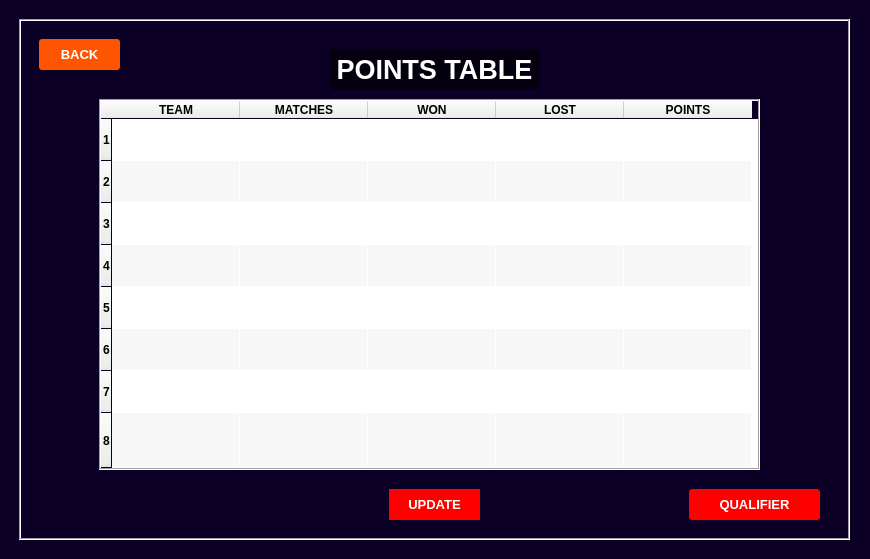
<?xml version="1.0" encoding="UTF-8"?>
<ui version="4.0">
 <class>MainWindow_PTA</class>
 <widget class="QMainWindow" name="MainWindow_PTA">
  <property name="geometry">
   <rect>
    <x>0</x>
    <y>0</y>
    <width>870</width>
    <height>559</height>
   </rect>
  </property>
  <property name="palette">
   <palette>
    <active>
     <colorrole role="Base">
      <brush brushstyle="SolidPattern">
       <color alpha="255">
        <red>255</red>
        <green>255</green>
        <blue>255</blue>
       </color>
      </brush>
     </colorrole>
     <colorrole role="Window">
      <brush brushstyle="SolidPattern">
       <color alpha="255">
        <red>12</red>
        <green>0</green>
        <blue>38</blue>
       </color>
      </brush>
     </colorrole>
    </active>
    <inactive>
     <colorrole role="Base">
      <brush brushstyle="SolidPattern">
       <color alpha="255">
        <red>255</red>
        <green>255</green>
        <blue>255</blue>
       </color>
      </brush>
     </colorrole>
     <colorrole role="Window">
      <brush brushstyle="SolidPattern">
       <color alpha="255">
        <red>12</red>
        <green>0</green>
        <blue>38</blue>
       </color>
      </brush>
     </colorrole>
    </inactive>
    <disabled>
     <colorrole role="Base">
      <brush brushstyle="SolidPattern">
       <color alpha="255">
        <red>12</red>
        <green>0</green>
        <blue>38</blue>
       </color>
      </brush>
     </colorrole>
     <colorrole role="Window">
      <brush brushstyle="SolidPattern">
       <color alpha="255">
        <red>12</red>
        <green>0</green>
        <blue>38</blue>
       </color>
      </brush>
     </colorrole>
    </disabled>
   </palette>
  </property>
  <property name="windowTitle">
   <string>MainWindow</string>
  </property>
  <widget class="QWidget" name="centralwidget">
   <widget class="QFrame" name="frame">
    <property name="geometry">
     <rect>
      <x>19</x>
      <y>19</y>
      <width>831</width>
      <height>521</height>
     </rect>
    </property>
    <property name="styleSheet">
     <string notr="true"/>
    </property>
    <property name="frameShape">
     <enum>QFrame::Box</enum>
    </property>
    <property name="frameShadow">
     <enum>QFrame::Sunken</enum>
    </property>
    <widget class="QLabel" name="label">
     <property name="geometry">
      <rect>
       <x>10</x>
       <y>10</y>
       <width>811</width>
       <height>501</height>
      </rect>
     </property>
     <property name="text">
      <string/>
     </property>
     <property name="pixmap">
      <pixmap>images/ux-design-studio-by-thence-designing-for-outcomes-not-outputs-3943.jpg</pixmap>
     </property>
     <property name="scaledContents">
      <bool>true</bool>
     </property>
     <property name="wordWrap">
      <bool>true</bool>
     </property>
    </widget>
    <widget class="QPushButton" name="pushButton_back">
     <property name="geometry">
      <rect>
       <x>20</x>
       <y>20</y>
       <width>81</width>
       <height>31</height>
      </rect>
     </property>
     <property name="palette">
      <palette>
       <active>
        <colorrole role="WindowText">
         <brush brushstyle="SolidPattern">
          <color alpha="255">
           <red>255</red>
           <green>255</green>
           <blue>255</blue>
          </color>
         </brush>
        </colorrole>
        <colorrole role="Button">
         <brush brushstyle="SolidPattern">
          <color alpha="255">
           <red>255</red>
           <green>85</green>
           <blue>0</blue>
          </color>
         </brush>
        </colorrole>
        <colorrole role="Text">
         <brush brushstyle="SolidPattern">
          <color alpha="255">
           <red>255</red>
           <green>255</green>
           <blue>255</blue>
          </color>
         </brush>
        </colorrole>
        <colorrole role="ButtonText">
         <brush brushstyle="SolidPattern">
          <color alpha="255">
           <red>255</red>
           <green>255</green>
           <blue>255</blue>
          </color>
         </brush>
        </colorrole>
        <colorrole role="Base">
         <brush brushstyle="SolidPattern">
          <color alpha="255">
           <red>255</red>
           <green>85</green>
           <blue>0</blue>
          </color>
         </brush>
        </colorrole>
        <colorrole role="Window">
         <brush brushstyle="SolidPattern">
          <color alpha="255">
           <red>255</red>
           <green>85</green>
           <blue>0</blue>
          </color>
         </brush>
        </colorrole>
       </active>
       <inactive>
        <colorrole role="WindowText">
         <brush brushstyle="SolidPattern">
          <color alpha="255">
           <red>255</red>
           <green>255</green>
           <blue>255</blue>
          </color>
         </brush>
        </colorrole>
        <colorrole role="Button">
         <brush brushstyle="SolidPattern">
          <color alpha="255">
           <red>255</red>
           <green>85</green>
           <blue>0</blue>
          </color>
         </brush>
        </colorrole>
        <colorrole role="Text">
         <brush brushstyle="SolidPattern">
          <color alpha="255">
           <red>255</red>
           <green>255</green>
           <blue>255</blue>
          </color>
         </brush>
        </colorrole>
        <colorrole role="ButtonText">
         <brush brushstyle="SolidPattern">
          <color alpha="255">
           <red>255</red>
           <green>255</green>
           <blue>255</blue>
          </color>
         </brush>
        </colorrole>
        <colorrole role="Base">
         <brush brushstyle="SolidPattern">
          <color alpha="255">
           <red>255</red>
           <green>85</green>
           <blue>0</blue>
          </color>
         </brush>
        </colorrole>
        <colorrole role="Window">
         <brush brushstyle="SolidPattern">
          <color alpha="255">
           <red>255</red>
           <green>85</green>
           <blue>0</blue>
          </color>
         </brush>
        </colorrole>
       </inactive>
       <disabled>
        <colorrole role="WindowText">
         <brush brushstyle="SolidPattern">
          <color alpha="255">
           <red>255</red>
           <green>255</green>
           <blue>255</blue>
          </color>
         </brush>
        </colorrole>
        <colorrole role="Button">
         <brush brushstyle="SolidPattern">
          <color alpha="255">
           <red>255</red>
           <green>85</green>
           <blue>0</blue>
          </color>
         </brush>
        </colorrole>
        <colorrole role="Text">
         <brush brushstyle="SolidPattern">
          <color alpha="255">
           <red>255</red>
           <green>255</green>
           <blue>255</blue>
          </color>
         </brush>
        </colorrole>
        <colorrole role="ButtonText">
         <brush brushstyle="SolidPattern">
          <color alpha="255">
           <red>255</red>
           <green>255</green>
           <blue>255</blue>
          </color>
         </brush>
        </colorrole>
        <colorrole role="Base">
         <brush brushstyle="SolidPattern">
          <color alpha="255">
           <red>255</red>
           <green>85</green>
           <blue>0</blue>
          </color>
         </brush>
        </colorrole>
        <colorrole role="Window">
         <brush brushstyle="SolidPattern">
          <color alpha="255">
           <red>255</red>
           <green>85</green>
           <blue>0</blue>
          </color>
         </brush>
        </colorrole>
       </disabled>
      </palette>
     </property>
     <property name="font">
      <font>
       <pointsize>10</pointsize>
       <weight>75</weight>
       <bold>true</bold>
      </font>
     </property>
     <property name="autoFillBackground">
      <bool>false</bool>
     </property>
     <property name="styleSheet">
      <string notr="true">QPushButton{
  border-style: outset;	
  color: rgb(255, 255, 255);
  text-shadow: 2px 2px 2px red;
  background-color: rgb(255, 85, 0);
  border-radius: 3px;
}</string>
     </property>
     <property name="text">
      <string>BACK</string>
     </property>
    </widget>
    <widget class="QLabel" name="label_16">
     <property name="geometry">
      <rect>
       <x>310</x>
       <y>30</y>
       <width>211</width>
       <height>41</height>
      </rect>
     </property>
     <property name="palette">
      <palette>
       <active>
        <colorrole role="WindowText">
         <brush brushstyle="SolidPattern">
          <color alpha="255">
           <red>255</red>
           <green>255</green>
           <blue>255</blue>
          </color>
         </brush>
        </colorrole>
        <colorrole role="Button">
         <brush brushstyle="SolidPattern">
          <color alpha="153">
           <red>0</red>
           <green>0</green>
           <blue>0</blue>
          </color>
         </brush>
        </colorrole>
        <colorrole role="Base">
         <brush brushstyle="SolidPattern">
          <color alpha="153">
           <red>0</red>
           <green>0</green>
           <blue>0</blue>
          </color>
         </brush>
        </colorrole>
        <colorrole role="Window">
         <brush brushstyle="SolidPattern">
          <color alpha="153">
           <red>0</red>
           <green>0</green>
           <blue>0</blue>
          </color>
         </brush>
        </colorrole>
       </active>
       <inactive>
        <colorrole role="WindowText">
         <brush brushstyle="SolidPattern">
          <color alpha="255">
           <red>255</red>
           <green>255</green>
           <blue>255</blue>
          </color>
         </brush>
        </colorrole>
        <colorrole role="Button">
         <brush brushstyle="SolidPattern">
          <color alpha="153">
           <red>0</red>
           <green>0</green>
           <blue>0</blue>
          </color>
         </brush>
        </colorrole>
        <colorrole role="Base">
         <brush brushstyle="SolidPattern">
          <color alpha="153">
           <red>0</red>
           <green>0</green>
           <blue>0</blue>
          </color>
         </brush>
        </colorrole>
        <colorrole role="Window">
         <brush brushstyle="SolidPattern">
          <color alpha="153">
           <red>0</red>
           <green>0</green>
           <blue>0</blue>
          </color>
         </brush>
        </colorrole>
       </inactive>
       <disabled>
        <colorrole role="WindowText">
         <brush brushstyle="SolidPattern">
          <color alpha="255">
           <red>120</red>
           <green>120</green>
           <blue>120</blue>
          </color>
         </brush>
        </colorrole>
        <colorrole role="Button">
         <brush brushstyle="SolidPattern">
          <color alpha="153">
           <red>0</red>
           <green>0</green>
           <blue>0</blue>
          </color>
         </brush>
        </colorrole>
        <colorrole role="Base">
         <brush brushstyle="SolidPattern">
          <color alpha="153">
           <red>0</red>
           <green>0</green>
           <blue>0</blue>
          </color>
         </brush>
        </colorrole>
        <colorrole role="Window">
         <brush brushstyle="SolidPattern">
          <color alpha="153">
           <red>0</red>
           <green>0</green>
           <blue>0</blue>
          </color>
         </brush>
        </colorrole>
       </disabled>
      </palette>
     </property>
     <property name="font">
      <font>
       <pointsize>20</pointsize>
       <weight>75</weight>
       <bold>true</bold>
       <underline>false</underline>
       <strikeout>false</strikeout>
       <kerning>true</kerning>
      </font>
     </property>
     <property name="styleSheet">
      <string notr="true">background-color: rgba(0, 0, 0, 0.6);
border-radius:5px;</string>
     </property>
     <property name="text">
      <string> POINTS TABLE </string>
     </property>
    </widget>
    <widget class="QTableWidget" name="tableWidget_PTA">
     <property name="geometry">
      <rect>
       <x>80</x>
       <y>80</y>
       <width>661</width>
       <height>371</height>
      </rect>
     </property>
     <property name="sizePolicy">
      <sizepolicy hsizetype="Expanding" vsizetype="Expanding">
       <horstretch>0</horstretch>
       <verstretch>0</verstretch>
      </sizepolicy>
     </property>
     <property name="font">
      <font>
       <weight>75</weight>
       <bold>true</bold>
      </font>
     </property>
     <property name="autoFillBackground">
      <bool>false</bool>
     </property>
     <property name="frameShape">
      <enum>QFrame::Box</enum>
     </property>
     <property name="dragEnabled">
      <bool>true</bool>
     </property>
     <property name="dragDropMode">
      <enum>QAbstractItemView::NoDragDrop</enum>
     </property>
     <property name="alternatingRowColors">
      <bool>true</bool>
     </property>
     <property name="iconSize">
      <size>
       <width>0</width>
       <height>0</height>
      </size>
     </property>
     <property name="showGrid">
      <bool>true</bool>
     </property>
     <property name="gridStyle">
      <enum>Qt::NoPen</enum>
     </property>
     <property name="sortingEnabled">
      <bool>false</bool>
     </property>
     <property name="wordWrap">
      <bool>true</bool>
     </property>
     <property name="cornerButtonEnabled">
      <bool>true</bool>
     </property>
     <property name="rowCount">
      <number>8</number>
     </property>
     <attribute name="horizontalHeaderCascadingSectionResizes">
      <bool>true</bool>
     </attribute>
     <attribute name="horizontalHeaderDefaultSectionSize">
      <number>128</number>
     </attribute>
     <attribute name="horizontalHeaderMinimumSectionSize">
      <number>38</number>
     </attribute>
     <attribute name="verticalHeaderCascadingSectionResizes">
      <bool>true</bool>
     </attribute>
     <attribute name="verticalHeaderDefaultSectionSize">
      <number>42</number>
     </attribute>
     <attribute name="verticalHeaderMinimumSectionSize">
      <number>30</number>
     </attribute>
     <attribute name="verticalHeaderStretchLastSection">
      <bool>true</bool>
     </attribute>
     <row>
      <property name="text">
       <string>1</string>
      </property>
     </row>
     <row>
      <property name="text">
       <string>2</string>
      </property>
     </row>
     <row>
      <property name="text">
       <string>3</string>
      </property>
     </row>
     <row>
      <property name="text">
       <string>4</string>
      </property>
     </row>
     <row>
      <property name="text">
       <string>5</string>
      </property>
     </row>
     <row>
      <property name="text">
       <string>6</string>
      </property>
     </row>
     <row>
      <property name="text">
       <string>7</string>
      </property>
     </row>
     <row>
      <property name="text">
       <string>8</string>
      </property>
     </row>
     <column>
      <property name="text">
       <string>TEAM</string>
      </property>
     </column>
     <column>
      <property name="text">
       <string>MATCHES</string>
      </property>
     </column>
     <column>
      <property name="text">
       <string>WON</string>
      </property>
     </column>
     <column>
      <property name="text">
       <string>LOST</string>
      </property>
     </column>
     <column>
      <property name="text">
       <string>POINTS</string>
      </property>
     </column>
    </widget>
    <widget class="QPushButton" name="pushButton_update">
     <property name="geometry">
      <rect>
       <x>370</x>
       <y>470</y>
       <width>91</width>
       <height>31</height>
      </rect>
     </property>
     <property name="palette">
      <palette>
       <active>
        <colorrole role="WindowText">
         <brush brushstyle="SolidPattern">
          <color alpha="255">
           <red>255</red>
           <green>255</green>
           <blue>255</blue>
          </color>
         </brush>
        </colorrole>
        <colorrole role="Button">
         <brush brushstyle="SolidPattern">
          <color alpha="255">
           <red>255</red>
           <green>0</green>
           <blue>0</blue>
          </color>
         </brush>
        </colorrole>
        <colorrole role="Text">
         <brush brushstyle="SolidPattern">
          <color alpha="255">
           <red>255</red>
           <green>255</green>
           <blue>255</blue>
          </color>
         </brush>
        </colorrole>
        <colorrole role="ButtonText">
         <brush brushstyle="SolidPattern">
          <color alpha="255">
           <red>255</red>
           <green>255</green>
           <blue>255</blue>
          </color>
         </brush>
        </colorrole>
        <colorrole role="Base">
         <brush brushstyle="SolidPattern">
          <color alpha="255">
           <red>255</red>
           <green>0</green>
           <blue>0</blue>
          </color>
         </brush>
        </colorrole>
        <colorrole role="Window">
         <brush brushstyle="SolidPattern">
          <color alpha="255">
           <red>255</red>
           <green>0</green>
           <blue>0</blue>
          </color>
         </brush>
        </colorrole>
       </active>
       <inactive>
        <colorrole role="WindowText">
         <brush brushstyle="SolidPattern">
          <color alpha="255">
           <red>255</red>
           <green>255</green>
           <blue>255</blue>
          </color>
         </brush>
        </colorrole>
        <colorrole role="Button">
         <brush brushstyle="SolidPattern">
          <color alpha="255">
           <red>255</red>
           <green>0</green>
           <blue>0</blue>
          </color>
         </brush>
        </colorrole>
        <colorrole role="Text">
         <brush brushstyle="SolidPattern">
          <color alpha="255">
           <red>255</red>
           <green>255</green>
           <blue>255</blue>
          </color>
         </brush>
        </colorrole>
        <colorrole role="ButtonText">
         <brush brushstyle="SolidPattern">
          <color alpha="255">
           <red>255</red>
           <green>255</green>
           <blue>255</blue>
          </color>
         </brush>
        </colorrole>
        <colorrole role="Base">
         <brush brushstyle="SolidPattern">
          <color alpha="255">
           <red>255</red>
           <green>0</green>
           <blue>0</blue>
          </color>
         </brush>
        </colorrole>
        <colorrole role="Window">
         <brush brushstyle="SolidPattern">
          <color alpha="255">
           <red>255</red>
           <green>0</green>
           <blue>0</blue>
          </color>
         </brush>
        </colorrole>
       </inactive>
       <disabled>
        <colorrole role="WindowText">
         <brush brushstyle="SolidPattern">
          <color alpha="255">
           <red>255</red>
           <green>255</green>
           <blue>255</blue>
          </color>
         </brush>
        </colorrole>
        <colorrole role="Button">
         <brush brushstyle="SolidPattern">
          <color alpha="255">
           <red>255</red>
           <green>0</green>
           <blue>0</blue>
          </color>
         </brush>
        </colorrole>
        <colorrole role="Text">
         <brush brushstyle="SolidPattern">
          <color alpha="255">
           <red>255</red>
           <green>255</green>
           <blue>255</blue>
          </color>
         </brush>
        </colorrole>
        <colorrole role="ButtonText">
         <brush brushstyle="SolidPattern">
          <color alpha="255">
           <red>255</red>
           <green>255</green>
           <blue>255</blue>
          </color>
         </brush>
        </colorrole>
        <colorrole role="Base">
         <brush brushstyle="SolidPattern">
          <color alpha="255">
           <red>255</red>
           <green>0</green>
           <blue>0</blue>
          </color>
         </brush>
        </colorrole>
        <colorrole role="Window">
         <brush brushstyle="SolidPattern">
          <color alpha="255">
           <red>255</red>
           <green>0</green>
           <blue>0</blue>
          </color>
         </brush>
        </colorrole>
       </disabled>
      </palette>
     </property>
     <property name="font">
      <font>
       <pointsize>10</pointsize>
       <weight>75</weight>
       <bold>true</bold>
      </font>
     </property>
     <property name="autoFillBackground">
      <bool>false</bool>
     </property>
     <property name="styleSheet">
      <string notr="true">QPushButton{
  border-style: outset;	
  color: rgb(255, 255, 255);
  text-shadow: 2px 2px 2px red;
  
	background-color: rgb(255, 0, 0);
}</string>
     </property>
     <property name="text">
      <string>UPDATE</string>
     </property>
    </widget>
    <widget class="QPushButton" name="pushButton_qualifier">
     <property name="geometry">
      <rect>
       <x>670</x>
       <y>470</y>
       <width>131</width>
       <height>31</height>
      </rect>
     </property>
     <property name="palette">
      <palette>
       <active>
        <colorrole role="WindowText">
         <brush brushstyle="SolidPattern">
          <color alpha="255">
           <red>255</red>
           <green>255</green>
           <blue>255</blue>
          </color>
         </brush>
        </colorrole>
        <colorrole role="Button">
         <brush brushstyle="SolidPattern">
          <color alpha="255">
           <red>255</red>
           <green>0</green>
           <blue>0</blue>
          </color>
         </brush>
        </colorrole>
        <colorrole role="Text">
         <brush brushstyle="SolidPattern">
          <color alpha="255">
           <red>255</red>
           <green>255</green>
           <blue>255</blue>
          </color>
         </brush>
        </colorrole>
        <colorrole role="ButtonText">
         <brush brushstyle="SolidPattern">
          <color alpha="255">
           <red>255</red>
           <green>255</green>
           <blue>255</blue>
          </color>
         </brush>
        </colorrole>
        <colorrole role="Base">
         <brush brushstyle="SolidPattern">
          <color alpha="255">
           <red>255</red>
           <green>0</green>
           <blue>0</blue>
          </color>
         </brush>
        </colorrole>
        <colorrole role="Window">
         <brush brushstyle="SolidPattern">
          <color alpha="255">
           <red>255</red>
           <green>0</green>
           <blue>0</blue>
          </color>
         </brush>
        </colorrole>
       </active>
       <inactive>
        <colorrole role="WindowText">
         <brush brushstyle="SolidPattern">
          <color alpha="255">
           <red>255</red>
           <green>255</green>
           <blue>255</blue>
          </color>
         </brush>
        </colorrole>
        <colorrole role="Button">
         <brush brushstyle="SolidPattern">
          <color alpha="255">
           <red>255</red>
           <green>0</green>
           <blue>0</blue>
          </color>
         </brush>
        </colorrole>
        <colorrole role="Text">
         <brush brushstyle="SolidPattern">
          <color alpha="255">
           <red>255</red>
           <green>255</green>
           <blue>255</blue>
          </color>
         </brush>
        </colorrole>
        <colorrole role="ButtonText">
         <brush brushstyle="SolidPattern">
          <color alpha="255">
           <red>255</red>
           <green>255</green>
           <blue>255</blue>
          </color>
         </brush>
        </colorrole>
        <colorrole role="Base">
         <brush brushstyle="SolidPattern">
          <color alpha="255">
           <red>255</red>
           <green>0</green>
           <blue>0</blue>
          </color>
         </brush>
        </colorrole>
        <colorrole role="Window">
         <brush brushstyle="SolidPattern">
          <color alpha="255">
           <red>255</red>
           <green>0</green>
           <blue>0</blue>
          </color>
         </brush>
        </colorrole>
       </inactive>
       <disabled>
        <colorrole role="WindowText">
         <brush brushstyle="SolidPattern">
          <color alpha="255">
           <red>255</red>
           <green>255</green>
           <blue>255</blue>
          </color>
         </brush>
        </colorrole>
        <colorrole role="Button">
         <brush brushstyle="SolidPattern">
          <color alpha="255">
           <red>255</red>
           <green>0</green>
           <blue>0</blue>
          </color>
         </brush>
        </colorrole>
        <colorrole role="Text">
         <brush brushstyle="SolidPattern">
          <color alpha="255">
           <red>255</red>
           <green>255</green>
           <blue>255</blue>
          </color>
         </brush>
        </colorrole>
        <colorrole role="ButtonText">
         <brush brushstyle="SolidPattern">
          <color alpha="255">
           <red>255</red>
           <green>255</green>
           <blue>255</blue>
          </color>
         </brush>
        </colorrole>
        <colorrole role="Base">
         <brush brushstyle="SolidPattern">
          <color alpha="255">
           <red>255</red>
           <green>0</green>
           <blue>0</blue>
          </color>
         </brush>
        </colorrole>
        <colorrole role="Window">
         <brush brushstyle="SolidPattern">
          <color alpha="255">
           <red>255</red>
           <green>0</green>
           <blue>0</blue>
          </color>
         </brush>
        </colorrole>
       </disabled>
      </palette>
     </property>
     <property name="font">
      <font>
       <pointsize>10</pointsize>
       <weight>75</weight>
       <bold>true</bold>
      </font>
     </property>
     <property name="autoFillBackground">
      <bool>false</bool>
     </property>
     <property name="styleSheet">
      <string notr="true">QPushButton{
  border-style: outset;	
  color: rgb(255, 255, 255);
  text-shadow: 2px 2px 2px red;
  background-color: rgb(255, 0, 0);
  border-radius: 3px;
}</string>
     </property>
     <property name="text">
      <string>QUALIFIER</string>
     </property>
    </widget>
   </widget>
   <widget class="QLabel" name="label_3">
    <property name="geometry">
     <rect>
      <x>0</x>
      <y>0</y>
      <width>871</width>
      <height>561</height>
     </rect>
    </property>
    <property name="text">
     <string/>
    </property>
    <property name="pixmap">
     <pixmap>images/0c0026.png</pixmap>
    </property>
    <property name="scaledContents">
     <bool>true</bool>
    </property>
   </widget>
   <zorder>label_3</zorder>
   <zorder>frame</zorder>
  </widget>
 </widget>
 <resources/>
 <connections/>
</ui>
